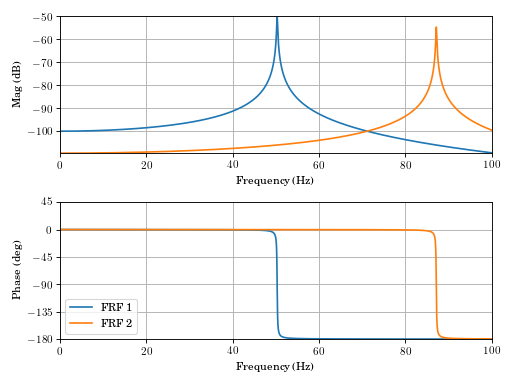

Write Python code to recreate this figure.
import matplotlib.pyplot as plt
import vibrationtesting as vt
import numpy as np
f=np.linspace(0,100,10000).reshape(-1,1);
w=f*2*np.pi;
k=1e5;m=1;c=1;
frf1=1./(m*(w*1j)**2+c*1j*w+k)
frf2=1./(m*(w*1j)**2+c*1j*w+k*3)
_ = vt.frfplot(f,np.hstack((frf1,frf2)), legend = ['FRF 1','FRF 2'])
                                     # doctest: +SKIP
